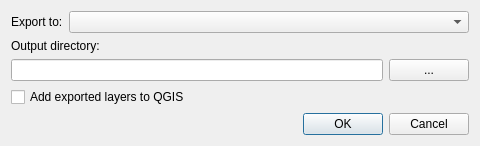
<?xml version="1.0" encoding="UTF-8"?>
<ui version="4.0">
 <class>ExportDialogBase</class>
 <widget class="QDialog" name="ExportDialogBase">
  <property name="windowTitle">
   <string>Layer Slider - Export</string>
  </property>
  <property name="minimumSize">
   <size>
    <width>480</width>
    <height>0</height>
   </size>
  </property>
  <property name="modal">
   <bool>true</bool>
  </property>
  <layout class="QVBoxLayout" name="main_layout">
   <item>
    <widget class="QWidget" name="mode_row_widget" native="true">
     <layout class="QHBoxLayout" name="mode_row_layout">
      <property name="leftMargin">
       <number>0</number>
      </property>
      <property name="topMargin">
       <number>0</number>
      </property>
      <property name="rightMargin">
       <number>0</number>
      </property>
      <property name="bottomMargin">
       <number>0</number>
      </property>
      <item>
       <widget class="QLabel" name="label_export_to">
        <property name="text">
         <string>Export to:</string>
        </property>
       </widget>
      </item>
      <item>
       <widget class="QComboBox" name="destination_mode_input">
        <property name="sizePolicy">
         <sizepolicy hsizetype="Expanding" vsizetype="Fixed">
          <horstretch>1</horstretch>
          <verstretch>0</verstretch>
         </sizepolicy>
        </property>
       </widget>
      </item>
     </layout>
    </widget>
   </item>
   <item>
    <widget class="QLabel" name="destination_label">
     <property name="text">
      <string>Output directory:</string>
     </property>
    </widget>
   </item>
   <item>
    <widget class="QWidget" name="destination_row_widget" native="true">
     <layout class="QHBoxLayout" name="destination_row_layout">
      <property name="leftMargin">
       <number>0</number>
      </property>
      <property name="topMargin">
       <number>0</number>
      </property>
      <property name="rightMargin">
       <number>0</number>
      </property>
      <property name="bottomMargin">
       <number>0</number>
      </property>
      <item>
       <widget class="QLineEdit" name="destination_input"/>
      </item>
      <item>
       <widget class="QPushButton" name="btn_browse">
        <property name="text">
         <string>...</string>
        </property>
       </widget>
      </item>
     </layout>
    </widget>
   </item>
   <item>
    <widget class="QCheckBox" name="add_to_qgis_checkbox">
     <property name="text">
      <string>Add exported layers to QGIS</string>
     </property>
    </widget>
   </item>
   <item>
    <widget class="QDialogButtonBox" name="button_box">
     <property name="standardButtons">
      <set>QDialogButtonBox::Ok|QDialogButtonBox::Cancel</set>
     </property>
    </widget>
   </item>
  </layout>
 </widget>
 <resources/>
 <connections/>
</ui>
